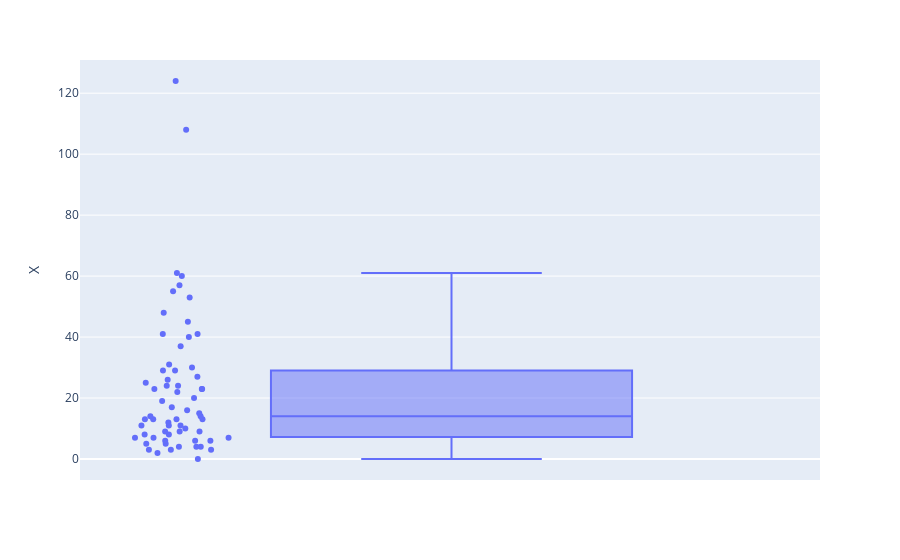

Write notebook code for a chart like this one.
### Markdown cell above
### Plot a distribuição da coluna X usando o box plot da lib plotly

### Code cell
x_box_plot = px.box(data, y="X", points="all")
x_box_plot.show()

### Figure 1 — Plotly figure (JSON) as saved in the notebook; plotly's stock layout.template omitted (floating-point values rounded to 4 significant figures)
{"data": [{"alignmentgroup": "True", "boxpoints": "all", "hovertemplate": "X=%{y}<extra></extra>", "legendgroup": "", "marker": {"color": "#636efa"}, "name": "", "notched": false, "offsetgroup": "", "orientation": "v", "showlegend": false, "type": "box", "x0": " ", "xaxis": "x", "y": [108, 19, 13, 124, 40, 57, 23, 14, 45, 10, 5, 48, 11, 23, 7, 2, 24, 6, 3, 23, 6, 9, 9, 3, 29, 7, 4, 20, 7, 4, 0, 25, 6, 5, 22, 11, 61, 12, 4, 16, 13, 60, 41, 37, 55, 41, 11, 27, 8, 3, 17, 13, 13, 15, 8, 29, 30, 24, 9, 31, 14, 53, 26], "y0": " ", "yaxis": "y"}], "layout": {"autosize": true, "boxmode": "group", "legend": {"tracegroupgap": 0}, "margin": {"t": 60}, "xaxis": {"anchor": "y", "autorange": true, "domain": [0, 1], "range": [-0.5032, 0.5], "type": "category"}, "yaxis": {"anchor": "x", "autorange": true, "domain": [0, 1], "range": [-6.889, 130.9], "title": {"text": "X"}, "type": "linear"}}}
